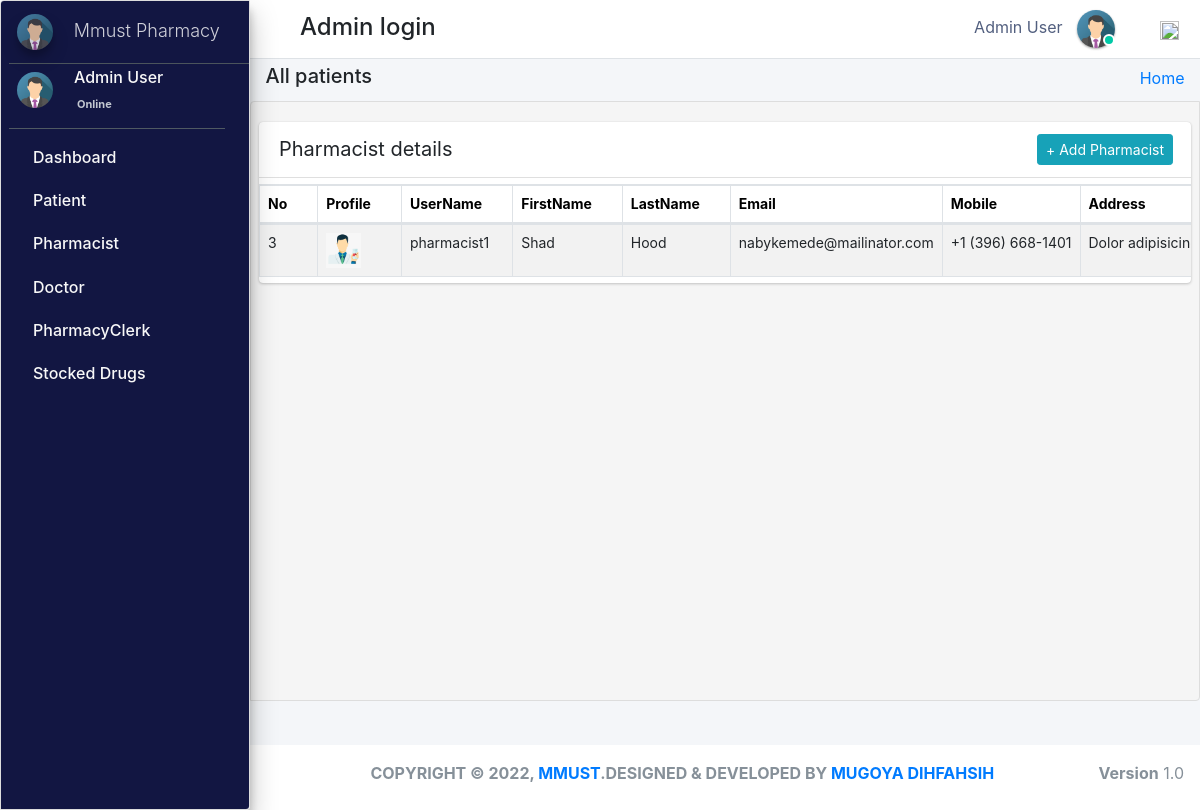
Page /admin_user/manage_pharmacist/ (signed in) on the committed database.
### pharmacy/models.py (models this page shows, shortened)
class CustomUser(AbstractUser):
    user_type_data = ((1, "AdminHOD"), (2, "Pharmacist"), (3, "Doctor"), (4, "PharmacyClerk"),(5, "Patients"))
    user_type = models.CharField(default=1, choices=user_type_data, max_length=10)

class AdminHOD(models.Model):
    gender_category=(
        ('Male','Male'),
        ('Female','Female'),
    )
    admin = models.OneToOneField(CustomUser,null=True, on_delete = models.CASCADE)
    emp_no= models.CharField(max_length=100,null=True,blank=True)
    gender=models.CharField(max_length=100,null=True,choices=gender_category)
    mobile=models.CharField(max_length=10,null=True,blank=True)
    address=models.CharField(max_length=300,null=True,blank=True)
    profile_pic=models.ImageField(default="admin.png",null=True,blank=True)
    created_at = models.DateTimeField(auto_now_add=True)
    updated_at = models.DateTimeField(auto_now=True)
    date_employed=models.DateTimeField(auto_now_add=True, auto_now=False)
    objects = models.Manager()

class Pharmacist(models.Model):
    gender_category=(
        ('Male','Male'),
        ('Female','Female'),
    )
    admin = models.OneToOneField(CustomUser,null=True, on_delete = models.CASCADE)
    emp_no=models.CharField(max_length=100,null=True,blank=True)
    age= models.IntegerField(default='0', blank=True, null=True)
    gender=models.CharField(max_length=100,null=True,choices=gender_category)
    mobile =models.CharField(max_length=10,null=True,blank=True)
    address=models.CharField(max_length=300,null=True,blank=True)
    profile_pic=models.ImageField(default="images2.png",null=True,blank=True)
    created_at = models.DateTimeField(auto_now_add=True)
    updated_at = models.DateTimeField(auto_now=True)
    objects = models.Manager()

### pharmacy/HODViews.py (the view)
# urls.py: path('admin_user/manage_pharmacist/',HODViews.managePharmacist,name='manage_pharmacist'),
def managePharmacist(request):
    staffs = Pharmacist.objects.all()
    context = {
        "staffs": staffs,
        "title":"Manage Pharmacist"
    }
    return render(request,'hod_templates/all_pharmacist.html',context)

### pharmacy/LoginCheckMiddleWare.py (called while the page is built, shortened)
    def process_view(self, request, view_func, view_args, view_kwargs):
        modulename = view_func.__module__
        user = request.user
        if user.is_authenticated:
            if user.user_type == "1":
                if modulename == "pharmacy.HODViews":
                    pass
                elif modulename == "":
                    pass
                elif modulename == "pharmacy.views" or modulename == "django.views.static":
                    pass
                else:
                    pass
            else:
                return redirect("login")
        else:
            if request.path == reverse("login"):
                pass
            else:
                return redirect("login")

### pharmacy/templates/hod_templates/all_pharmacist.html (shortened to what this page needs)
{% extends 'hod_templates/base_template.html'%} {% block page_title %}
<h5>All patients</h5>
{% endblock page_title %} {% block main_content %}
<section class="content">
    <div class="row">
        <div class="col-md-12">
            <div class="card card-primar sc">
                <div class="card-header">
                    <span>Pharmacist details</span>
                    <div class="card-tools d-flex">
                        <a class="btn btn-sm btn-info mr-2" href="{% url 'manage_pharmacist'  %}" role="button">+ Add Pharmacist</a>
                    </div>
                </div>
                <table class="table table-bordered table-hover dataTable" id=plist>
                    <thead>
                        <tr>
                            <th>No</th>
                            <th>Profile</th>
                            <th>UserName</th>
                            <th>FirstName</th>
                            <th>LastName</th>
                            <th>Email</th>
                            <th>Mobile</th>
                            <th>Address</th>
                        </tr>
                    </thead>
                    <tbody>
                        {% for staff in staffs %}
                        <tr class="hov">
                            <td>{{staff.admin.id}}</td>
                            <td> <img src="{{staff.profile_pic.url}}" class="" width="35" height="35" alt=""></td>
                            <td>{{staff.admin.username}}</td>
                            <td>{{staff.admin.first_name}}</td>
                            <td>{{staff.admin.last_name}}</td>
                            <td>{{staff.admin.email}}</td>
                            <td>{{staff.mobile}}</td>
                            <td>{{staff.address}}</td>
                        </tr>
                        {% endfor %}
                    </tbody>
                </table>
            </div>
        </div>
    </div>
</section>
{% endblock %}

### pharmacy/templates/hod_templates/base_template.html (shortened to what this page needs)
{% extends 'base_file.html' %} {% block htm %}
<body class="hold-transition sidebar-mini layout-fixed">
    <div class="wrapper">
        <nav class="main-header navbar navbar-expand navbar-white navbar-light">
            <ul class="navbar-nav">
                <li class="nav-item">
                    <a class="nav-link" data-widget="pushmenu" href="#" role="button"></a>
                </li>
            </ul>
            <h4 style="margin-left: 10px; margin-top: 5px;">Admin login </h4>
            <ul class="navbar-nav ml-auto">
                <li class="mx-3">
                    <a href="#" class="sm-submenu-with-image a">
                        <span>{{user.first_name}}  {{user.last_name}}</span>
                        <img src="{{request.user.adminhod.profile_pic.url}}" class="img-circle elevation-1" width="38" height="38" alt="">
                        <span class="avatar-status avatar-sm-status avatar-status-success"></span>
                    </a>
                </li>
                <li class="nav-item dropdown ml-3 low">
                    <a href="#" class="btn btn-outlined btn-black text-muted bg-transparent " data-toggle="dropdown" aria-expanded="false" data-wow-delay="0.7s"><img src="https://img.icons8.com/ios/50/000000/settings.png" width="19" height="19">
                    </a>
                </li>
            </ul>
        </nav>
        {% include 'hod_templates/sidebar.html'%}
        <div class="content-wrapper">
            <div class="content-header">
                <div class="container-fluid">
                    <div class="row ">
                        <div class="col-sm-6">
                            <h1 class="m-0 text-dark">
                                {% block page_title %} {% endblock page_title %}
                            </h1>
                        </div>
                        <div class="col-sm-6 ">
                            <ol class="breadcrumb float-sm-right">
                                <li class="breadcrumb-item"><a href="">Home</a></li>
                            </ol>
                        </div>
                    </div>
                </div>
            </div>
            {% block main_content %} {% endblock main_content %}
        </div>
        {% include 'hod_templates/footer.html'%}
    </div>
    {% endblock htm %}

### pharmacy/templates/hod_templates/sidebar.html (shortened to what this page needs)
<aside class="main-sidebar sidebar-dark-primary elevation-4">
    <a href="" class="brand-link ml-2">
        <img src="{{request.user.adminhod.profile_pic.url}}" alt="" width="36" height="36" class=" img-circle elevation-3" style="opacity: .8">
        <span class="brand-text font-weight-light mt-1 ml-3 mmust">Mmust Pharmacy</span>
    </a>
    <div class="sidebar">
        <div class="user-panel mr-3">
            <div class="pull-left image sm-submenu-with-image a ml-2 ">
                <img src="{{request.user.adminhod.profile_pic.url}}" class="img-circle mt-2" width="36" height="36" alt="User Image">
            </div>
            <div class="pull-left info">
                <p>{{user.first_name}} {{user.last_name}}</p>
                <a href="#"> Online</a>
            </div>
        </div>
        <nav class="mt-2">
            <ul class="nav nav-pills nav-sidebar flex-column" data-widget="treeview" role="menu" data-accordion="false">
                <li class="nav-item">
                    <a href="{% url  'admin_dashboard' %}" class="nav-link">
                        <p>
                            Dashboard
                        </p>
                    </a>
                </li>
                <li class="nav-item">
                    <a href="#" class="nav-link">
                        <p>
                            Patient
                        </p>
                    </a>
                </li>
                <li class="nav-item">
                    <a href="#" class="nav-link">
                        <p>
                            Pharmacist
                        </p>
                    </a>
                </li>
                <li class="nav-item">
                    <a href="#" class="nav-link">
                        <p>
                            Doctor
                        </p>
                    </a>
                </li>
                <li class="nav-item">
                    <a href="#" class="nav-link">
                        <p>
                            PharmacyClerk
                        </p>
                    </a>
                </li>
                <li class="nav-item">
                    <a href="#" class="nav-link">
                        <p>
                            Stocked Drugs
                        </p>
                    </a>
                </li>
            </ul>
        </nav>
    </div>
</aside>

### static/css/main.css (style rules this page uses)
html { font-family: sans-serif; line-height: 1.15; -webkit-text-size-adjust: 100%; -webkit-tap-highlight-color: transparent; }
body { overflow-y: hidden; overflow-x: hidden; font-family: -apple-system, BlinkMacSystemFont, "Segoe UI", Roboto, "Helvetica Neue", Arial, "Noto Sans", sans-serif, "Apple Color Emoji", "Segoe UI Emoji", "Segoe UI Symbol", "Noto Color Emoji" !important; }
th { color: rgb(0, 0, 0); font-size: 14px !important; }
.content { background-color: #f5f5f5; border: 1px solid #dddddd; border-radius: 4px 0px 4px 0px; left: -1px; padding: 10px 7px 5px; }
.main-sidebar { background: #ffffff; border: 1px solid #dddddd; border-radius: 4px 0px 4px 0px; font-weight: bold; }
.content { height: 75vh; overflow-y: scroll; overflow-x: hidden; }
.sc { white-space: nowrap; display: block; overflow-x: hidden !important; }
.content .row { margin-top: 20px !important; }
.main-sidebar { background-color: #121642 !important; color: white !important; }
.main-sidebar p { color: #f8f8f8 !important; font-weight: 500 !important }
td { font-size: 14px !important; }
.hov { transition: transform .5s; }
.avatar-status { position: absolute; bottom: 12px; right: 75.4px; display: -ms-inline-flexbox; display: inline-flex; -ms-flex-negative: 0; flex-shrink: 0; -ms-flex-pack: center; justify-content: center; -ms-flex-align: center; align-items: center; white-space: nowrap; text-align: center; vertical-align: baseline; font-weight: 600; border: .125rem solid #fff; width: 12px; height: 12px; line-height: 1; font-size: .71094rem; border-radius: 50%; }
.avatar-status-success { color: #fff; background-color: #00c9a7; }
.card-header span { font-size: 20px !important; }
.table>tbody>tr>td, .table>tbody>tr>th, .table>tfoot>tr>td, .table>tfoot>tr>th, .table>thead>tr>td, .table>thead>tr>th { padding: 8px; line-height: 1.42857143; vertical-align: top; }
.pull-left { float: left; }
.pull-left { float: left!important; }
.user-panel>.info { padding: 5px 5px 5px 15px; line-height: 1; position: absolute; left: 55px; }
.user-panel>.info>p { font-weight: 600; margin-bottom: 9px; }
p { margin: 0 0 10px; }
.user-panel { padding-bottom: 20px; }
.user-panel:after { clear: both; }
.user-panel:before, .user-panel:after { content: " "; display: table; }
.user-panel>.info>a { text-decoration: none; padding-right: 5px; margin-top: 3px; font-size: 11px; overflow: hidden; white-space: nowrap; }
.mmust { overflow: hidden; white-space: nowrap; font-size: 18px; }
.table { background: white !important; }
.container-fluid { width: 100%; padding-right: 15px; padding-left: 15px; margin-right: auto; margin-left: auto; }
.row { display: flex; flex-wrap: wrap; margin-right: -15px; margin-left: -15px; }
.d-flex { display: flex !important; z-index: 44; }
.d-flex { display: flex !important; }
.table tbody tr:nth-of-type(odd) { background-color: rgba(0, 0, 0, .05) !important; }
.table tbody tr:nth-of-type(odd) { background-color: rgba(197, 197, 197, 0.05) !important; }
.img-circle { border-radius: 50%; }
.content-wrapper .content-header { padding: 5px 0.5rem !important; }

### static/css/profile.css (style rules this page uses)
li { list-style-type: none ! }
.navbar-nav span { color: #525f7f !important; margin-right: 10px !important; }
body { font-family: 'Rubik', sans-serif; height: 100% !important; }
.table tbody tr:nth-of-type(odd) { background-color: rgba(0, 0, 0, .05) !important; }

### rows in the picture
CustomUser: first_name "Admin", last_name "User", user.adminhod.profile_pic (picture)
Pharmacist: admin.id "3", profile_pic (picture), admin.username "pharmacist1", admin.first_name "Shad", admin.last_name "Hood", admin.email "nabykemede@mailinator.com", mobile "+1 (396) 668-1401", address "Dolor…"
